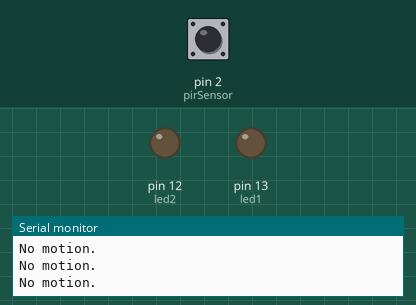
This sketch was run on a simulated Arduino Uno, built with avr-gcc and run on an emulated ATmega328P. Shown: output pins drawn as LEDs (lit = HIGH), the last lines printed to the serial monitor. Dashed ring = blinking. The inputs (shaded band) are chosen by the test bench; at power-on: pin 2 (pirSensor) LOW.

Above: at 1.2 s.
1.3 s: pin 2 (pirSensor) driven HIGH
At 1.42 s:
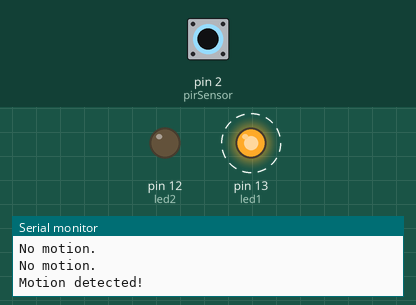
4.3 s: pin 2 (pirSensor) driven LOW
At 4.42 s:
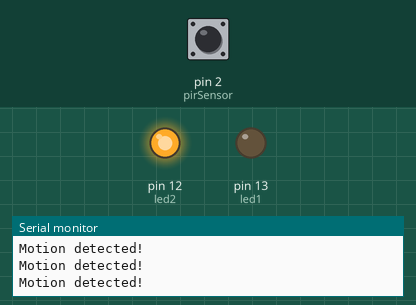
7.3 s: pin 2 (pirSensor) pulsed HIGH 5 times (0.12 s each, 0.3 s apart)
At 7.62 s:
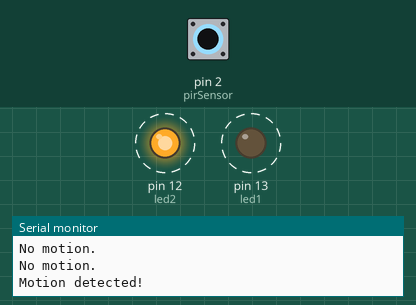
11.8 s: pin 2 (pirSensor) pulsed HIGH 5 times (0.12 s each, 0.3 s apart)
At 14.8 s:
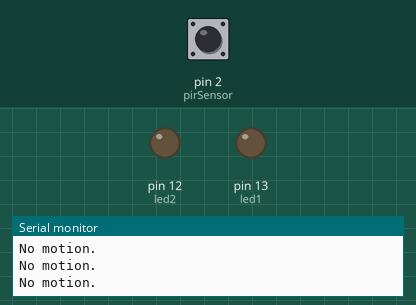
Timing chart, 0 to 16.3 s (numbered marks = the images above; inputs shaded):
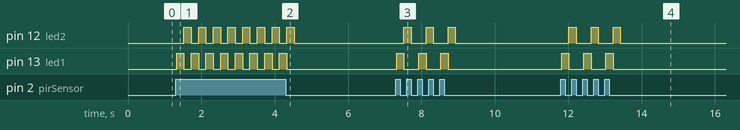

Measured:
- after the input at 1.3 s, pin 12 (led2): alternates HIGH for 0.20 s and LOW for 0.20 s, starting after 0.22 s; pin 13 (led1): alternates HIGH for 0.20 s and LOW for 0.20 s, starting at once
- after the input at 4.3 s, pin 12 (led2): goes on until 4.5 s, then stays LOW; pin 13 (led1): goes on until 4.3 s, then stays LOW
- after the input at 7.3 s, pin 12 (led2): alternates HIGH for 0.20 s and LOW for 0.40 s, 6 changes in all, then stays LOW, starting after 0.22 s; pin 13 (led1): alternates HIGH for 0.20 s and LOW for 0.40 s, 6 changes in all, then stays LOW, starting at once
- after the input at 11.8 s, pin 12 (led2): alternates HIGH for 0.20 s and LOW for 0.40 s, 6 changes in all, then stays LOW, starting after 0.22 s; pin 13 (led1): alternates HIGH for 0.20 s and LOW for 0.40 s, 6 changes in all, then stays LOW, starting at once

The sketch:

Bai6.ino
```cpp
int led1 = 13;  // LED 1 nối với chân số 13
int led2 = 12;  // LED 2 nối với chân số 12
int pirSensor = 2;  // Cảm biến PIR nối với chân số 2
int sensorState = 0;  // Trạng thái cảm biến PIR

void setup() {
  pinMode(led1, OUTPUT);
  pinMode(led2, OUTPUT);
  pinMode(pirSensor, INPUT);
  Serial.begin(9600);
}

void loop() {
  sensorState = digitalRead(pirSensor);  // Đọc tín hiệu từ cảm biến PIR

  if (sensorState == HIGH) {  // Khi phát hiện chuyển động
    Serial.println("Motion detected!");
    digitalWrite(led1, HIGH);  // LED 1 bật
    digitalWrite(led2, LOW);  // LED 2 bật
    delay(200);  // Đèn bật trong 200ms
    digitalWrite(led1, LOW);   // LED 1 tắt
    digitalWrite(led2, HIGH);   // LED 2 tắt
    delay(200);  // Đèn tắt trong 200ms
  } else {  // Không có chuyển động
    Serial.println("No motion.");
    digitalWrite(led1, LOW);  // Đèn ở trạng thái bình thường
    digitalWrite(led2, LOW);  // Đèn ở trạng thái bình thường
  }
}
```
